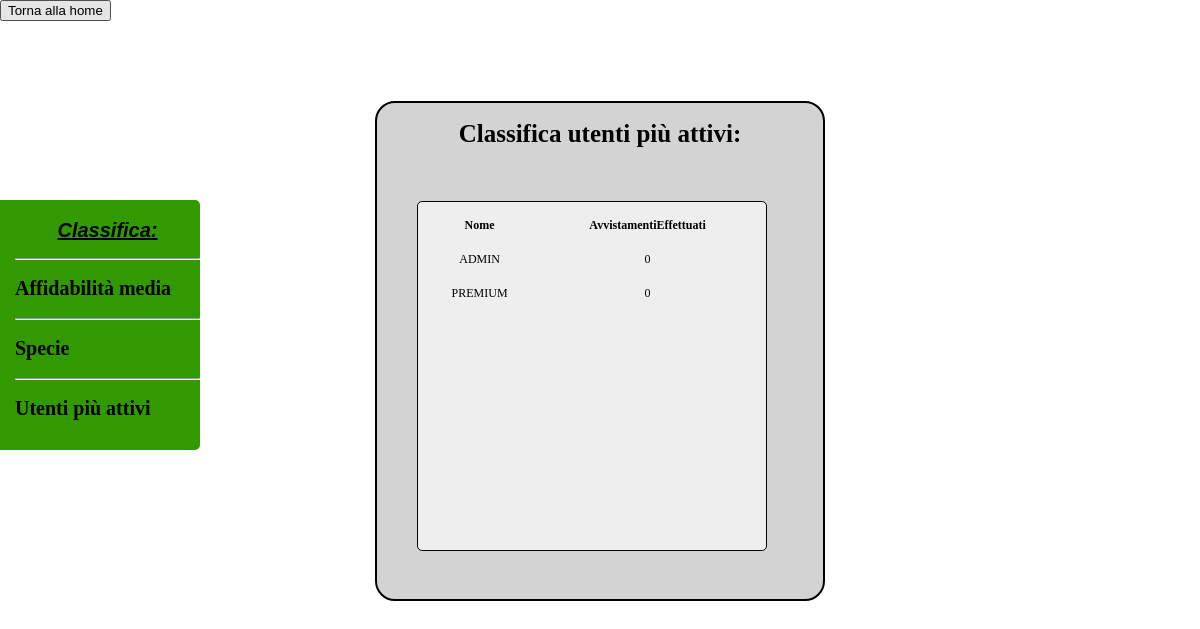
The page /File/Classificamenuutentiattivi.php on the database its author committed.
### tables this page shows
CREATE TABLE UTENTE(
	nome VARCHAR(200) PRIMARY KEY,
    professione VARCHAR(200),
    foto BLOB,
    contatoreAvvistamentiEffettuati INT,
    annoNascita INT,
    email VARCHAR(200),
    password VARCHAR(200),
    tipoUtente ENUM("SEMPLICE","PREMIUM","AMMINISTRATORE")
);

### File/Classificamenuutentiattivi.php (the view, shortened to what this page needs)
<!DOCTYPE html>
<html lang="en" dir="ltr">
  <head>
    <link rel="stylesheet" type="text/css" href="css/Menuclassifica.css">
  </head>
  <body>
    <div class="sfondo">
      <div class="top">
        <input type="button" onclick="location.href='Profilo.php'" value="Torna alla home"/>
      </div>
      <div class="menu">
        <nav>
          <ul>
            <li name="label">Classifica: </li><hr>
            <li><a href="Classificamenuaffidabilita.php">Affidabilità media</a></li><hr>
            <li><a href="Classificamenuspecie.php">Specie</a></li><hr>
            <li><a href="Classificamenuutentiattivi.php">Utenti più attivi</a></li>
          </ul>
        </nav>
      </div>
      <div class="contenitore1">
        <h1>Classifica utenti più attivi: </h1><br><br>
        <div class="lista">
        <?php
        $db=mysqli_connect('localhost','root','Nico1998','progetto') or die("Impossibile connettersi al database");
        $result=mysqli_query($db,"SELECT Nome,contatoreAvvistamentiEffettuati as AvvistamentiEffettuati FROM UTENTE ORDER BY contatoreAvvistamentiEffettuati DESC;");
        $tabellautenti = array();
        echo '<table class="data-table">
        <tr class="data-heading">';
        while ($info = mysqli_fetch_field($result)) {
          echo '<td>' . $info->name . '</td>';
          array_push($tabellautenti, $info->name);
        }
        echo '</tr>';
        while ($row = mysqli_fetch_array($result)) {
          echo "<tr>";
          foreach ($tabellautenti as $item) {
            echo '<td>' . $row[$item] . '</td>';
          }
          echo '</tr>';
        }
        echo "</table>";
        ?>
        </div>
    </div>
  </body>
</html>

### File/css/Menuclassifica.css (style rules this page uses)
* { box-sizing: border-box; overflow: hidden; }
html, body { width: 100%; margin: 0; height: 100%; background-image: url(https://bluorobicaxxl.it/wp-content/uploads/2019/08/rank.png); background-position: center; background-repeat: no-repeat; background-size: cover; }
.sfondo { width: 100%; height: 100%; margin: 0; }
nav { height: 250px; width: 200px; position: fixed; z-index: 2; top: 25%; left: 0; background-color: #339900; overflow-x: hidden; border-top-right-radius: 5px; border-bottom-right-radius: 5px; filter: none; }
ul { list-style-type: none; line-height: 40px; padding-left: 15px; }
a { text-decoration: none; color: black; font-weight: bold; font-family: "Verdana" sans-serif; font-stretch: expanded; font-size: 20px; }
ul:last-child { margin-bottom: 25px; }
ul:first-child { margin-top: 10px; }
li[name="label"] { text-align: center; font-style: oblique; font-stretch: extra-expanded; text-decoration: underline; font-size: 20px; font-family: "Verdana", sans-serif; font-weight: bold; }
.contenitore1 { position: relative; width: 450px; height: 500px; z-index: 20; top:10%; margin-left: auto; margin-right: auto; background-color: lightgrey; border: 2px solid black; border-radius: 20px; padding-left: 20px; padding-right: 20px; text-align: center; }
.lista { overflow: Auto; background-color: #EEEEEE; color: #000000; font: Normal 12px Verdana; width: 350px; height: 350px; margin: 0px; padding: 5px; border: Solid 1px #000000; border-radius: 5px; scrollbar-base-color: #000000; scrollbar-arrow-color: #CCCCCC; scrollbar-track-color: #CCCCCC; margin-left: 20px; }
h1 { font-size: 25px; }
table { width: 100%; line-height: 30px; text-align: center; }
tr:first-child { font-weight: bold; text-align: center; }

### rows shown on the page
utente: nome "ADMIN", contatoreAvvistamentiEffettuati "0"
utente: nome "PREMIUM", contatoreAvvistamentiEffettuati "0"

### other values the page prints
$info->name "Nome"
$info->name "AvvistamentiEffettuati"
